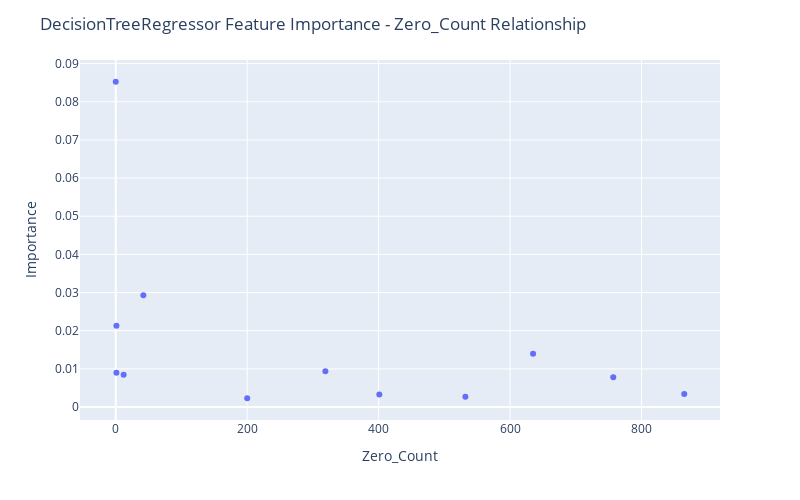

This figure's notebook cell:
### Code cell
fig = px.scatter(df_merged[~df_merged["Feature Name"].str.contains("Output")], x="Zero_Count", y="Importance",
                hover_data=["Feature Name"])

fig.update_layout(
    autosize=False,
    width=800,
    height=500,
    title_text=f"DecisionTreeRegressor Feature Importance - Zero_Count Relationship",
)

fig.show()

### Figure 1 — Plotly figure (JSON) as saved in the notebook; plotly's stock layout.template omitted (floating-point values rounded to 4 significant figures)
{"data": [{"customdata": [["Input 01"], ["Input 06"], ["Input 08"], ["Input 12"], ["Input 04"], ["Input 03"], ["Input 09"], ["Input 05"], ["Input 10"], ["Input 11"], ["Input 02"], ["Input 07"]], "hovertemplate": "Zero_Count=%{x}<br>Importance=%{y}<br>Feature Name=%{customdata[0]}<extra></extra>", "legendgroup": "", "marker": {"color": "#636efa", "symbol": "circle"}, "mode": "markers", "name": "", "orientation": "v", "showlegend": false, "type": "scatter", "x": [0, 42, 1, 635, 319, 1, 12, 757, 865, 401, 532, 200], "xaxis": "x", "y": [0.08526, 0.02931, 0.02132, 0.01398, 0.00939, 0.008971, 0.008429, 0.007821, 0.003398, 0.003263, 0.002668, 0.002301], "yaxis": "y"}], "layout": {"autosize": false, "height": 500, "legend": {"tracegroupgap": 0}, "margin": {"t": 60}, "title": {"text": "DecisionTreeRegressor Feature Importance - Zero_Count Relationship"}, "width": 800, "xaxis": {"anchor": "y", "autorange": true, "domain": [0, 1], "range": [-54.4, 919.4], "title": {"text": "Zero_Count"}, "type": "linear"}, "yaxis": {"anchor": "x", "autorange": true, "domain": [0, 1], "range": [-0.003399, 0.09096], "title": {"text": "Importance"}, "type": "linear"}}}
